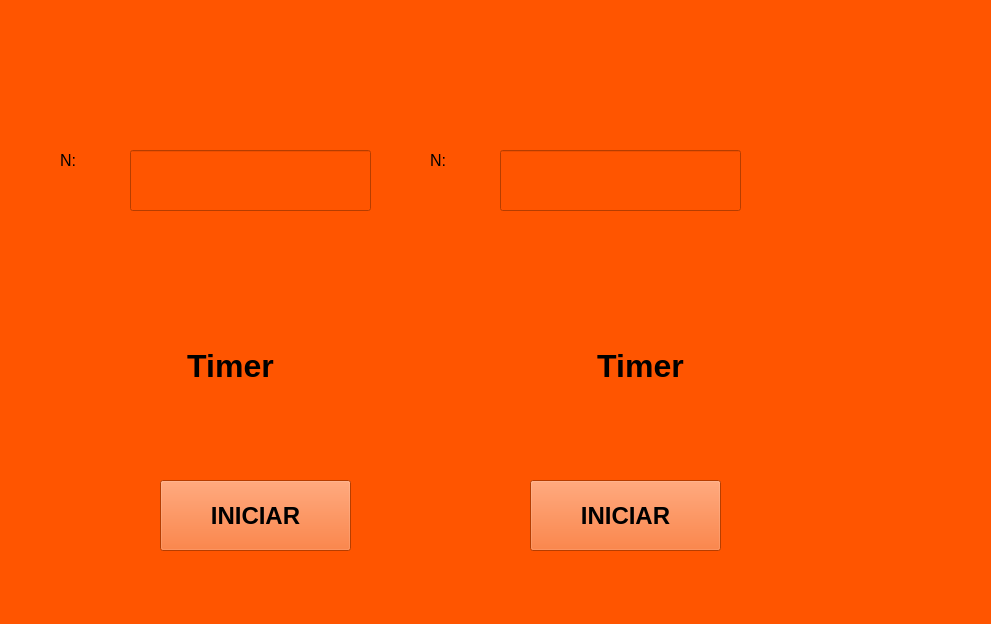
<?xml version="1.0" encoding="UTF-8"?>
<ui version="4.0">
 <class>MainWindow</class>
 <widget class="QMainWindow" name="MainWindow">
  <property name="geometry">
   <rect>
    <x>0</x>
    <y>0</y>
    <width>991</width>
    <height>624</height>
   </rect>
  </property>
  <property name="windowTitle">
   <string>MainWindow</string>
  </property>
  <property name="styleSheet">
   <string notr="true">background-color: rgb(255, 85, 0);</string>
  </property>
  <widget class="QWidget" name="centralwidget">
   <widget class="QLabel" name="label_10">
    <property name="geometry">
     <rect>
      <x>800</x>
      <y>480</y>
      <width>181</width>
      <height>101</height>
     </rect>
    </property>
    <property name="text">
     <string/>
    </property>
    <property name="pixmap">
     <pixmap resource="Recursos.qrc">:/AutosF1/redbull.png</pixmap>
    </property>
    <property name="scaledContents">
     <bool>true</bool>
    </property>
   </widget>
   <widget class="QLabel" name="label">
    <property name="geometry">
     <rect>
      <x>60</x>
      <y>140</y>
      <width>51</width>
      <height>41</height>
     </rect>
    </property>
    <property name="font">
     <font>
      <pointsize>12</pointsize>
     </font>
    </property>
    <property name="text">
     <string>N:</string>
    </property>
   </widget>
   <widget class="QLabel" name="label_11">
    <property name="geometry">
     <rect>
      <x>30</x>
      <y>-20</y>
      <width>931</width>
      <height>161</height>
     </rect>
    </property>
    <property name="text">
     <string/>
    </property>
    <property name="pixmap">
     <pixmap resource="Recursos.qrc">:/AutosF1/mercedes.jpg</pixmap>
    </property>
    <property name="scaledContents">
     <bool>true</bool>
    </property>
   </widget>
   <widget class="QPushButton" name="btn_iniciar">
    <property name="geometry">
     <rect>
      <x>160</x>
      <y>480</y>
      <width>191</width>
      <height>71</height>
     </rect>
    </property>
    <property name="font">
     <font>
      <pointsize>18</pointsize>
      <weight>75</weight>
      <bold>true</bold>
     </font>
    </property>
    <property name="text">
     <string>INICIAR</string>
    </property>
   </widget>
   <widget class="QLabel" name="lb_contador">
    <property name="geometry">
     <rect>
      <x>80</x>
      <y>280</y>
      <width>301</width>
      <height>171</height>
     </rect>
    </property>
    <property name="font">
     <font>
      <pointsize>24</pointsize>
      <weight>75</weight>
      <bold>true</bold>
     </font>
    </property>
    <property name="text">
     <string>Timer</string>
    </property>
    <property name="alignment">
     <set>Qt::AlignCenter</set>
    </property>
   </widget>
   <widget class="QLineEdit" name="txt_n">
    <property name="geometry">
     <rect>
      <x>130</x>
      <y>150</y>
      <width>241</width>
      <height>61</height>
     </rect>
    </property>
    <property name="font">
     <font>
      <pointsize>20</pointsize>
      <weight>75</weight>
      <bold>true</bold>
     </font>
    </property>
    <property name="text">
     <string/>
    </property>
    <property name="alignment">
     <set>Qt::AlignCenter</set>
    </property>
   </widget>
   <widget class="QLabel" name="lb_contador_timer">
    <property name="geometry">
     <rect>
      <x>470</x>
      <y>280</y>
      <width>341</width>
      <height>171</height>
     </rect>
    </property>
    <property name="font">
     <font>
      <pointsize>24</pointsize>
      <weight>75</weight>
      <bold>true</bold>
     </font>
    </property>
    <property name="text">
     <string>Timer</string>
    </property>
    <property name="alignment">
     <set>Qt::AlignCenter</set>
    </property>
   </widget>
   <widget class="QLineEdit" name="txt_timer">
    <property name="geometry">
     <rect>
      <x>500</x>
      <y>150</y>
      <width>241</width>
      <height>61</height>
     </rect>
    </property>
    <property name="font">
     <font>
      <pointsize>20</pointsize>
      <weight>75</weight>
      <bold>true</bold>
     </font>
    </property>
    <property name="text">
     <string/>
    </property>
    <property name="alignment">
     <set>Qt::AlignCenter</set>
    </property>
   </widget>
   <widget class="QPushButton" name="btn_iniciar_timer">
    <property name="geometry">
     <rect>
      <x>530</x>
      <y>480</y>
      <width>191</width>
      <height>71</height>
     </rect>
    </property>
    <property name="font">
     <font>
      <pointsize>18</pointsize>
      <weight>75</weight>
      <bold>true</bold>
     </font>
    </property>
    <property name="text">
     <string>INICIAR</string>
    </property>
   </widget>
   <widget class="QLabel" name="label_4">
    <property name="geometry">
     <rect>
      <x>430</x>
      <y>140</y>
      <width>51</width>
      <height>41</height>
     </rect>
    </property>
    <property name="font">
     <font>
      <pointsize>12</pointsize>
     </font>
    </property>
    <property name="text">
     <string>N:</string>
    </property>
   </widget>
  </widget>
  <widget class="QMenuBar" name="menubar">
   <property name="geometry">
    <rect>
     <x>0</x>
     <y>0</y>
     <width>991</width>
     <height>26</height>
    </rect>
   </property>
  </widget>
  <widget class="QStatusBar" name="statusbar"/>
 </widget>
 <resources>
  <include location="Recursos.qrc"/>
 </resources>
 <connections/>
</ui>
